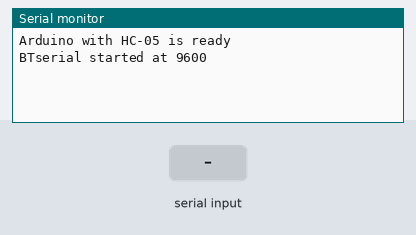
A sketch run on a simulated Arduino Uno, built with avr-gcc and run on an emulated ATmega328P. On the bench: the last lines printed to the serial monitor. The test bench sets the inputs (shaded band).

Above: at 1.2 s.
1.3 s: "1" received over Serial
At 2.5 s:
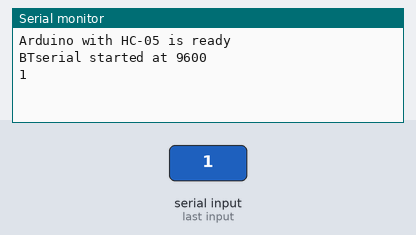
2.8 s: "0" received over Serial
At 3.8 s:
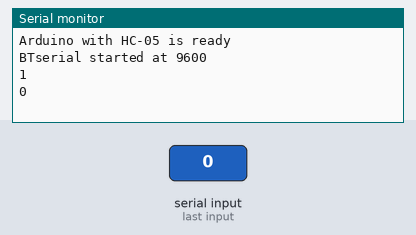
4.3 s: "2" received over Serial
At 5.0 s:
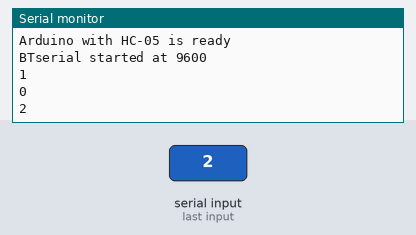

Measured:
- after the input at 1.3 s, the serial monitor: prints a new line at once (image 1)
- after the input at 2.8 s, the serial monitor: prints a new line at once (image 2)
- after the input at 4.3 s, the serial monitor: prints a new line at once (image 3)

The sketch:

serial_test_recieve.ino
```cpp
#include <SoftwareSerial.h>
SoftwareSerial BTserial(2, 3); // RX | TX
// Connect the HC-05 TX to Arduino pin 2 RX.
// Connect the HC-05 RX to Arduino pin 3 TX through a voltage divider.

char c = ' ';

void setup()
{
    // start the serial communication with the host computer
    Serial.begin(9600);
    Serial.println("Arduino with HC-05 is ready");

    // start communication with the HC-05 using 9600
    BTserial.begin(9600);
    Serial.println("BTserial started at 9600");
}

void loop()
{
    // Keep reading from Arduino Serial Monitor and send to HC-05
    if (Serial.available())
    {
        c =  Serial.read();
        Serial.println(c);
        BTserial.write(c);
    }

}
```
